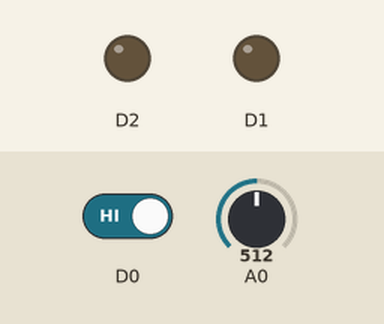
The sketch below on a simulated ESP8266 (NodeMCU). Shown: output pins drawn as LEDs (lit = HIGH). Inputs (shaded band) come from the test bench; at power-on: D0 HIGH, A0 = 512. WiFi joins after 1.5 s; servers stay silent unless stated; what the sketch prints to the serial monitor is not drawn.

Above: at 3.0 s.
3.1 s: D0 driven LOW
At 5.0 s:
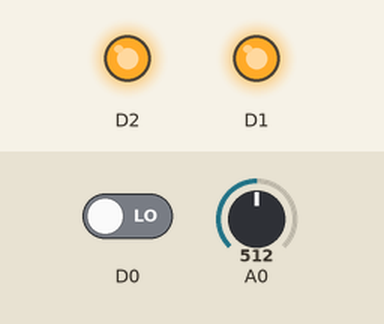
5.5 s: A0 set to 109
8.2 s: A0 set to 90
At 9.9 s:
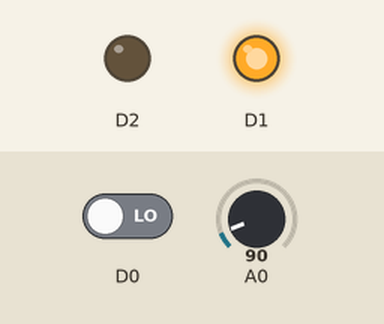
10.3 s: A0 set to 110
At 11.4 s:
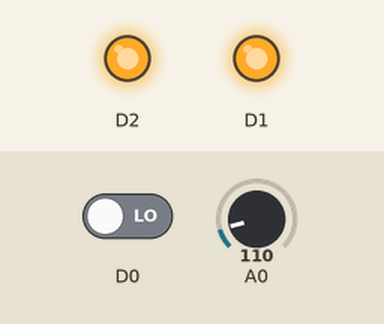
12.3 s: D0 driven HIGH
At 14.8 s:
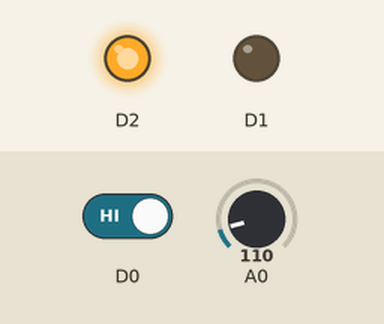
Timing chart, 0 to 16.1 s (numbered marks = the images above; inputs shaded):
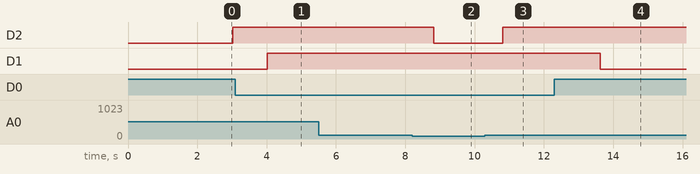

Measured:
- the behaviour switches between 100 and 99 on A0 (found by bisection; images 1 and 2)
- after the input at 3.1 s, D1: LOW → HIGH after 0.92 s
- after the input at 5.5 s, every drawn part: stays the same
- after the input at 8.2 s, D2: HIGH → LOW after 0.62 s
- after the input at 10.3 s, D2: LOW → HIGH after 0.52 s
- after the input at 12.3 s, D1: HIGH → LOW after 1.3 s

The sketch:

Proje_Odev.ino
```cpp
/**********************************************************
 *      Nesnelerin İnterneti ve Uygulamaları Dersi
 *  Proje Uygulaması (Su sensörleriyle Seviye Kontrolü)
 *           Yazar : Sedanur SARIKOÇ
 *********************************************************/

#define BLYNK_PRINT Serial
#include <ESP8266WiFi.h>
#include "ThingSpeak.h"
#include <BlynkSimpleEsp8266.h>

char auth[] = "aepA4QbOE_ajromggLhcsrkl3BUAJyMQ"; //Blynk key

/*** Kablosuz Ağ Bilgileri ***/
const char* WLAN_SSID = "FiberHGW_ZTRY46_2.4GHz"; // "Kablosuz Ağ Adı"
const char* WLAN_PASSWORD = "etzJfsRzRu"; // "Kablosuz Ağ Şifresi"

/*** ThingSpeak Kurulumu ***/
const char* thingSpeakHost = "api.thingspeak.com";
const char* writeAPIKey = "4PED2HUW23QBRVCB"; // thingSpeak api key
unsigned long channelID = 1256512;
const char* writeAPIKey2 = "21PIRRTTD7DFLRIB"; // thingSpeak api key
unsigned long channelID2 = 1264185;
unsigned  int field_no=1;

WiFiClient client;

char thingSpeakAddress[] = "api.thingspeak.com";
String thingtweetAPIKey = "ZW0CU9G04ZHM67HV"; // thingTweet api key
int tweetSayac = 0;
int seviye1Kontrol1 = 0;
int seviye1Kontrol2 = 0;
int seviye2Kontrol1 = 0;
int seviye2Kontrol2 = 0;


void setup() {
  pinMode(D0, INPUT);
  Serial.begin(115200);

  WiFi_Setup();   //Kablosuz ağ bağlantı fonksiyonu
  ThingSpeak.begin(client);                 //  ThingSpeak client sınıfı  başlatılıyor
  Blynk.begin(auth, WLAN_SSID, WLAN_PASSWORD);  //Arduino Blynk'e bağlanıyor

}


/*** ESP8266 WiFi Kurulum Fonksiyonu ***/
void WiFi_Setup(){
  delay(10);
  Serial.println(); Serial.print(WLAN_SSID);
  Serial.print(" Kablosuz Agina Baglaniyor");
  WiFi.begin(WLAN_SSID, WLAN_PASSWORD);
  //WiFi durum kontrolü
  while (WiFi.status() != WL_CONNECTED) {
      delay(500);
      Serial.print(".");
    }
    Serial.println();Serial.print(WLAN_SSID);
    Serial.println("Kablosuz Agina Baglandi");
    Serial.println("IP adresi: ");
    Serial.println(WiFi.localIP());


}

/*** Thingspeak Tweet Atma Fonksiyonu ***/
void Tweet_At(String  tweetData){
   if(client.connect (thingSpeakHost, 80)){
    tweetData = "api_key="+thingtweetAPIKey+"&status="+tweetData + " #" +tweetSayac;

    client.print("POST /apps/thingtweet/1/statuses/update HTTP/1.1\n");
    client.print("Host: api.thingspeak.com\n");
    client.print("Connection: close\n");
    client.print("Content-Type: application/x-www-form-urlencoded\n");
    client.print("Content-Length: ");
    client.print(tweetData.length());
    client.print("\n\n");
    client.print(tweetData);

    Serial.println("Tweet atıldı.");
    tweetSayac++;
  }

}


void loop() {

  Blynk.run();

  WidgetLED led1(V0); //Blynk sanal pin ile led kaydedilir
  WidgetLED led2(V1); //Blynk sanal pin ile led kaydedilir


  if(digitalRead(D0) == false){ // sensör 1 su algılarsa
    analogWrite (D1, 500); //Donanımda led yakılır
    led1.on(); //Blynk led yakılır
    if(seviye1Kontrol1 == 0){ //sensör 1 durumu değiştiyse tweet at
      Tweet_At("Su seviyesi seviye 1'e ulaştı!");
      seviye1Kontrol1 = 1;
      seviye1Kontrol2 = 0;
      Blynk.notify("Su seviyesi seviye 1'e ulaştı!"); //Blynk telefonumuza bildirim gönderir
    }

  }
  else{ // sensör 1 su algılamazsa
    analogWrite (D1, 0); //Donanımda led söndür
    led1.off(); //Blynk led söndür
    if(seviye1Kontrol2 == 0){ //sensör 1 durumu değiştiyse tweet at
      Tweet_At("Su seviyesi seviye 1'in altında");
      seviye1Kontrol1 = 0;
      seviye1Kontrol2 = 1;
    }

  }

  delay(1000);
  if(analogRead(A0) >= 100){ // sensör 2 su algılarsa
    analogWrite (D2, 500); //Donanımda led yakılır
    led2.on(); //Blynk led yakılır
    if(seviye2Kontrol1 == 0){ //sensör 2 durumu değiştiyse tweet at
      Tweet_At("Su seviyesi seviye 2'ye ulaştı!");
      seviye2Kontrol1 = 1;
      seviye2Kontrol2 = 0;
      Blynk.notify("Su seviyesi seviye 2'ye ulaştı!"); //Blynk telefonumuza bildirim gönderir
    }

  }
  else{ // sensör 2 su algılamazsa
    analogWrite (D2, 0); //Donanımda led söndür
    led2.off(); //Blynk led söndür
    if(seviye2Kontrol2 == 0){ //sensör 2 durumu değiştiyse tweet at
      Tweet_At("Su seviyesi seviye 2'nin altında");
      seviye2Kontrol1 = 0;
      seviye2Kontrol2 = 1;
    }
  }


  if(client.connect (thingSpeakHost, 80)){ //ThingSpeak'e verileri gönder

    ThingSpeak.writeField (channelID, field_no, digitalRead(D0), writeAPIKey);
    ThingSpeak.writeField (channelID2, field_no, analogRead(A0), writeAPIKey2);
    Serial.println("\n");

  }

}
```
